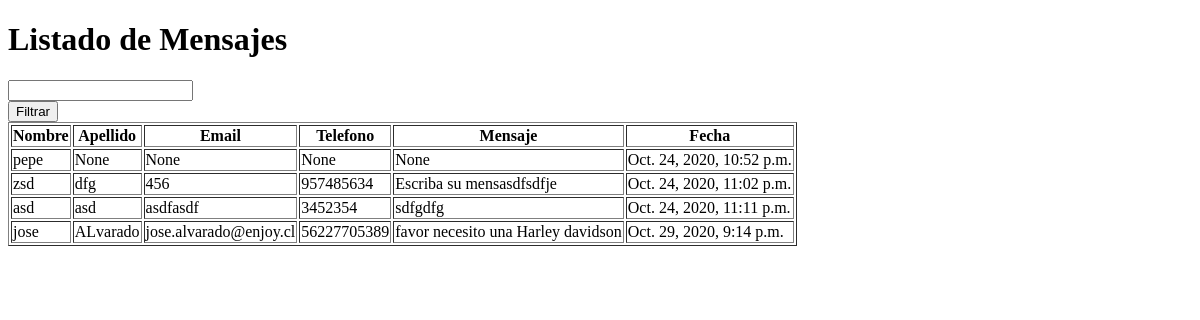
/formulario/listadoMensajes/, run on an earlier commit of the app's database.
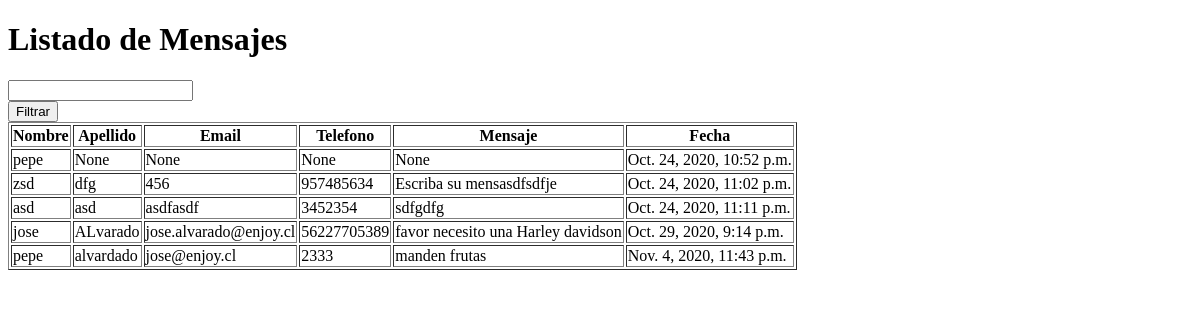
And on a later commit of the database.
### formulario/models.py (models this page shows, shortened)
class Contacto(models.Model):
        Nombre = models.CharField(max_length=50,null=True)
        Apellido = models.CharField(max_length=50,null=True)
        Email= models.CharField(max_length=50,null=True)
        Telefono= models.CharField(max_length=50,null=True)
        Mensaje= models.CharField(max_length=300,null=True)
        Fecha = models.DateTimeField(default=datetime.now(), blank=True)
        Estado = models.BooleanField(default=True)

### formulario/views.py (the view)
# urls.py: path('listadoMensajes/', views.mensajes, name="listadoMensajes"),
@csrf_protect
def mensajes(request):
    listadoMensajes = None
    filtroNombre =''
    if (request.method == "POST"):
        filtroNombre=request.POST['nombre']
        listadoMensajes=formulario.models.Contacto.objects.filter(Nombre__icontains=request.POST['nombre'] )
    else:
        listadoMensajes = formulario.models.Contacto.objects.all()
    return render(request, "listadoMensajes2.html", {"listadoMensajes": listadoMensajes,"filtroNombre":filtroNombre})

### formulario/templates/listadoMensajes2.html (shortened to what this page needs)
<!DOCTYPE html>
<html>
  <head>
  </head>
  <body>
    <h1>Listado de Mensajes</h1>
    <form method="post">
      <input type="text" id="nombre" name="nombre" value="{{filtroNombre}}"> <br>
       <input type="submit" value="Filtrar"/>
    </form>
    <table border="1">
      <thead>
        <tr>
          <th>Nombre</th>
          <th>Apellido</th>
          <th>Email</th>
          <th>Telefono</th>
          <th>Mensaje</th>
          <th>Fecha</th>
        </tr>
      </thead>
      <tbody>
        {% for mensaje in listadoMensajes %}
          <tr>
            <td>
              {{ mensaje.Nombre }}<br>
            </td>
            <td>{{mensaje.Apellido}}</td>
            <td>{{mensaje.Email}}</td>
            <td>{{mensaje.Telefono}}</td>
            <td>{{mensaje.Mensaje}}</td>
            <td>{{mensaje.Fecha}}</td>
          </tr>
        {% endfor %}
      </tbody>
    </table>
  </body>
</html>

What changed in the data, as far as the page shows it:
added Contacto: Nombre "pepe", Apellido "alvardado", Email "jose@enjoy.cl", Telefono "2333", Mensaje "manden frutas", Fecha "Nov. 4, 2020, 11:43 p.m."
